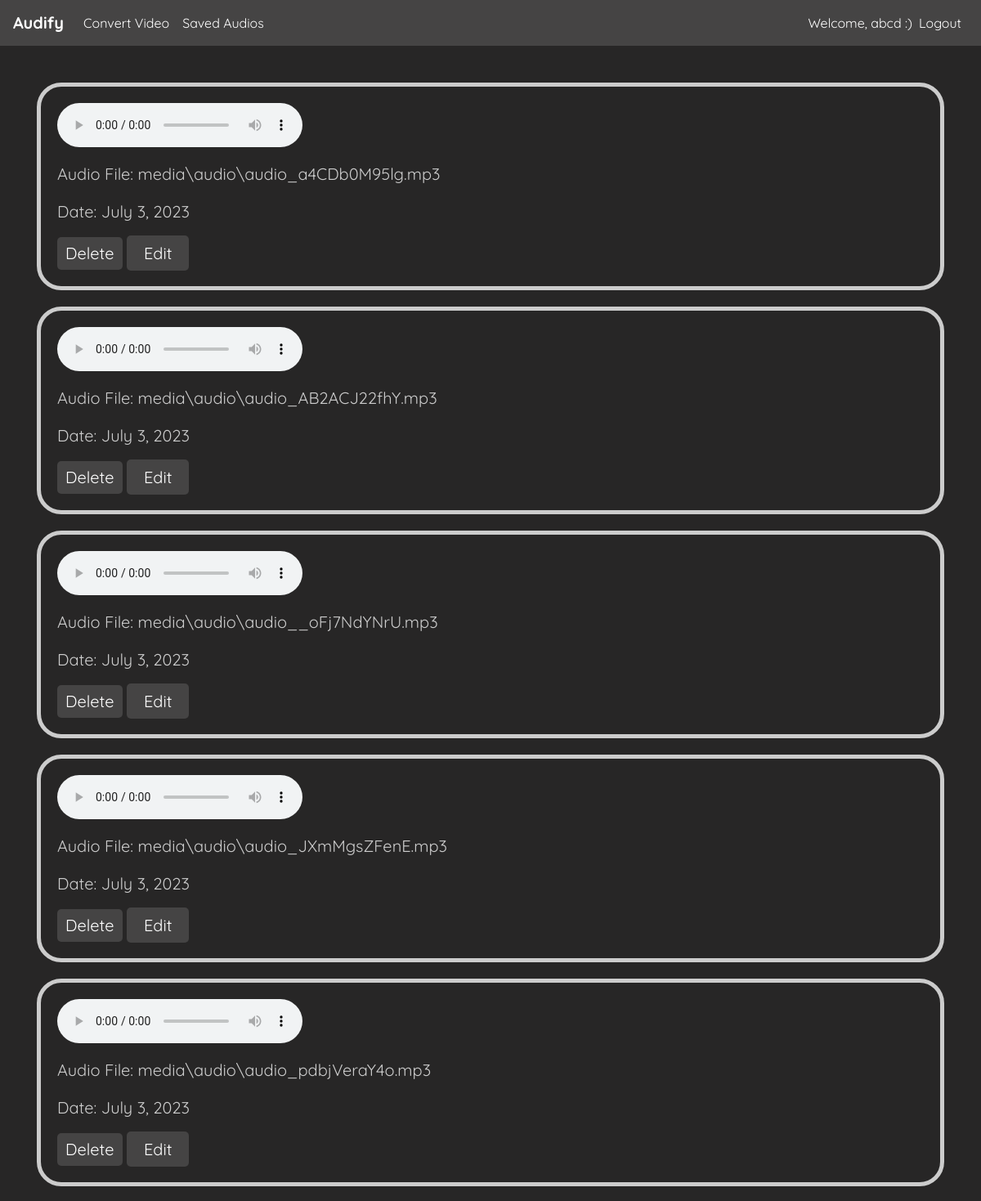
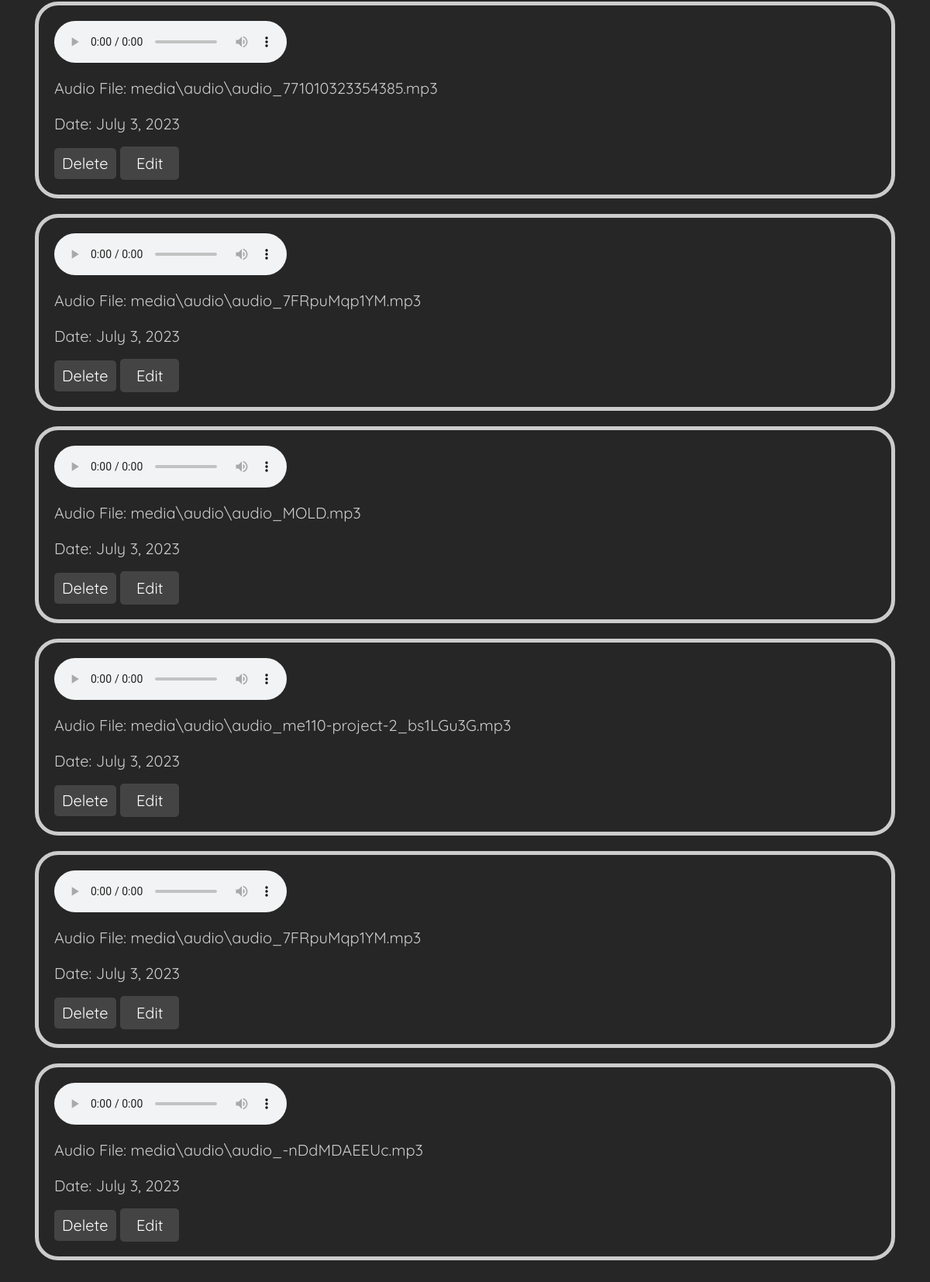
The page /saved_audios/ (signed in) on the database its author committed (2 pictures, top to bottom).
### converter/models.py (models this page shows, shortened)
class AudioFile(models.Model):
    user = models.ForeignKey(User, on_delete=models.CASCADE, default=1)
    audio_path = models.FileField(upload_to='audio/')
    created_date = models.DateTimeField(auto_now_add=True)

### converter/views.py (the view)
# urls.py: path('saved_audios/', saved_audios, name='saved_audios'),
def saved_audios(request):
    audios = AudioFile.objects.filter(user=request.user).order_by('-created_date')
    ist_timezone = pytz_timezone('Asia/Kolkata')
    created_date = timezone.localtime(timezone.now()).date()
    for audio in audios:
        audio.created_date = created_date
    context = {
        'audios': audios,
    }
    return render(request, 'converter/saved_audio.html', context)

### converter/templates/converter/saved_audio.html (shortened to what this page needs)
{% load static %}
<!DOCTYPE html>
<html>
<head>
    <link rel="stylesheet" href="https://cdn.jsdelivr.net/npm/bootstrap@4.0.0/dist/css/bootstrap.min.css">
    <link rel="stylesheet" type="text/css" href="{% static 'saved.css' %}">
</head>
<body>
    <nav class="navbar navbar-expand-lg navbar-light" style="background-color: #454444;font-family: 'Quicksand',sans-serif;
    " color:white>
        <a class="navbar-brand" href="#" style="color:white"><strong>Audify</strong></a>
        <div class="collapse navbar-collapse" id="navbarNav"  style="color:white">
            <ul class="navbar-nav mr-auto">
                <li class="nav-item active">
                    <a class="nav-link" href="{% url 'convert_video' %}"  style="color:white">Convert Video<span class="sr-only">(current)</span></a>
                </li>
                <li class="nav-item active">
                    <a class="nav-link" href="#"  style="color:white">Saved Audios<span class="sr-only">(current)</span></a>
                </li>
            </ul>
            <ul class="navbar-nav">
                {% if user.is_authenticated %}
                <li class="nav-item">
                    <span class="navbar-text"  style="color:white">Welcome, {{ user.username }} :)</span>
                </li>
                <li class="nav-item" >
                    <a class="nav-link"  style="color:white" href="{% url 'logout' %}">Logout</a>
                </li>
                {% endif %}
            </ul>
        </div>
    </nav>
    <ul id="audio-list">
        {% for audio in audios %}
            <li>
                <div class="audio-item">
                    <div class="audio-player">
                        <audio controls>
                            <source src="/{{ audio.audio_path }}" type="audio/mp3">
                        </audio>
                    </div>
                    <div class="audio-info">
                        <p>Audio File: {{ audio.audio_path.name }}</p>
                        <p>Date: {{ audio.created_date }}</p>
                    </div>
                    <div class="audio-options">
                        <button class="delete-audio" data-audio-id="{{ audio.id }}">Delete</button>
                        <a class="edit-audio" href="{% url 'audio_edit' audio_id=audio.id %}">Edit</a>
                    </div>
                </div>
            </li>
        {% endfor %}
    </ul>
</body>
</html>

### static/saved.css (style rules this page uses)
body { font-family: 'Quicksand',sans-serif; margin: 0px; padding: 0; background-color: #272626; color: #ccc; }
.audio-item { border: 5px solid #ccc; border-radius: 30px; padding: 20px; margin-bottom: 20px; margin-left: 20px; margin-right: 20px; margin-top: 20px; }
.audio-player { margin-bottom: 10px; }
.audio-options { display: inline-block; justify-content: space-between; }
.delete-audio { padding: 5px 10px; background-color: #454444; color: #fff; border: none; border-radius: 5px; cursor: pointer; }
.edit-audio { padding: 9px 21px; background-color: #454444; color: #fff; border: none; border-radius: 5px; cursor: pointer; }
ul#audio-list { list-style-type: none; font-size: 20px; padding: 25px; margin: 0; }

### rows shown on the page
AudioFile: audio_path.name "media\\audio\\audio_a4CDb0M95lg.mp3", created_date "July 3, 2023"
AudioFile: audio_path.name "media\\audio\\audio_AB2ACJ22fhY.mp3", created_date "July 3, 2023"
AudioFile: audio_path.name "media\\audio\\audio__oFj7NdYNrU.mp3", created_date "July 3, 2023"
AudioFile: audio_path.name "media\\audio\\audio_JXmMgsZFenE.mp3", created_date "July 3, 2023"
AudioFile: audio_path.name "media\\audio\\audio_pdbjVeraY4o.mp3", created_date "July 3, 2023"
AudioFile: audio_path.name "media\\audio\\audio_771010323354385.mp3", created_date "July 3, 2023"
AudioFile: audio_path.name "media\\audio\\audio_7FRpuMqp1YM.mp3", created_date "July 3, 2023"
AudioFile: audio_path.name "media\\audio\\audio_MOLD.mp3", created_date "July 3, 2023"
AudioFile: audio_path.name "media\\audio\\audio_me110-project-2_bs1LGu3G.mp3", created_date "July 3, 2023"
AudioFile: audio_path.name "media\\audio\\audio_7FRpuMqp1YM.mp3", created_date "July 3, 2023"
AudioFile: audio_path.name "media\\audio\\audio_-nDdMDAEEUc.mp3", created_date "July 3, 2023"

### other values the page prints
{{ user.username }} "abcd"
